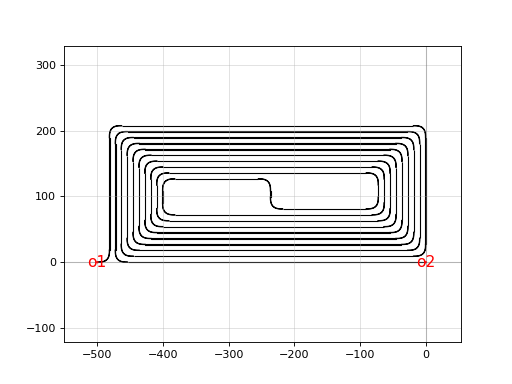

Write the Python code that produced this figure.
import gdsfactory as gf

c = gf.components.spiral(port_spacing=500.0, length=10000.0, parity=1, port=(0, 0), direction='WEST', layer=(1, 0), layer_cladding=(111, 0), cladding_offset=3.0, wg_width=0.5, radius=10.0)
c.plot()
